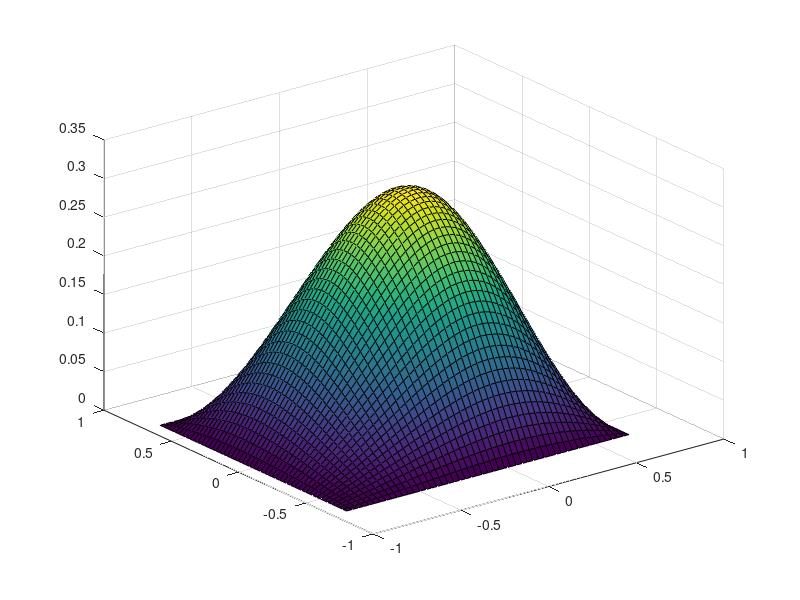

Write MATLAB code to recreate this figure.
%% LECTURE 15 - 2D PDE - Noé Debrois - 13/11/2024
% This code implements the pricing of a Knock&Out Call Option on a Basket
% of two Underlying Assets which are NOT CORRELATED. See the other file for
% the case with correlation. We use a PDE method here with discretisation.
%%%%%%%%%%%%%%%%%%%%%%%%%%%%%%%%%%%%%%%%%%%%%%%%%%%%%%%%%%%%%%%%%%%%%%%%%%%
close all; clear;
%
%% Parameters :
% Option parameters :
T = 1;
S10 = 2; S20 = 1; % Initial asset prices
% w1 = w2 = 1/2 here : cf the bottom of this file.
K = 0.9;
D1 = 0.8; U1 = 4; D2 = 0.5; U2 = 2; % Up and Down barriers for the 2 assets
r = 0.001; sigma1 = 0.6; sigma2 = 0.4;

% Space grid parameters :
x1min = log(D1 / S10); x1max = log(U1 / S10);
x2min = log(D2 / S20); x2max = log(U2 / S20);
N1 = 50; N2 = 50; % Number of points in each axis.
x1 = linspace(x1min, x1max, N1 + 1); dx1 = x1(2) - x1(1);
x2 = linspace(x2min, x2max, N2 + 1); dx2 = x2(2) - x2(1);
num_points = (N1 + 1) * (N2 + 1); % Total number of nodes in the grid

% Time grid parameters :
Mt = 100; dt = T/Mt;
%
%% Build the grid :
%%%%%%%%%%%%%%%%%%%%%%%%%%%%%%%%%%%%%%%%%%%%%%%
%               i+1
%   i-(N2-1)     i    i+(N2+1)
%               i-1
%%%%%%%%%%%%%%%%%%%%%%%%%%%%%%%%%%%%%%%%%%%%%%%
% Boundaries :
% We have to be able to know WHEN we are on the boundary of the domain : we
% have 4 edges that we call West, South, North, East.
W = [1:N2 + 1]; % West boundary
S = [1:N2 + 1:num_points]; % South
N = [(N2 + 1):N2 + 1:num_points]; % North
E = [S(end) + (0:N2)]; % East
Boundary = sort(unique([N E S W]));

% Matrix M is built according to the equation and its discretization :
M = spalloc(num_points, num_points, num_points * 5);
for i=1:num_points
    if min(abs(i-Boundary))==0 % i is a boundary index
        M(i,i) = 1;
    else
        %
        % Look at the coefficients in the discretized equation : here they
        % are implemented. cf bottom of page 67 in my notes (PDE.pdf).
        % For example : M(i, i) contains the coeffs that multiply V_j_i.
        %
        % time derivative
        M(i,i) = -1 / dt;
        % no derivative term
        M(i,i) = M(i,i) - r;
        % first order derivative w.r.t x1
        M(i, i + (N2 + 1)) = (r - sigma1^2 / 2) / (2 * dx1);
        M(i, i - (N2 + 1)) = - (r - sigma1^2 / 2) / (2 * dx1);
        % first order derivative w.r.t x2
        M(i, i + 1) = (r - sigma2^2 / 2) / (2 * dx2);
        M(i, i - 1) = - (r - sigma2^2 / 2) / (2 * dx2);
        % second order derivative w.r.t x1
        M(i, i + (N2 + 1)) = M(i, i + (N2 + 1)) + (sigma1^2 / 2) / dx1^2;
        M(i, i) = M(i, i) - 2 * (sigma1^2 / 2) / dx1^2;
        M(i, i - (N2 + 1)) = M(i, i - (N2 + 1)) + (sigma1^2 / 2) / dx1^2;
        % second order derivative w.r.t x2
        M(i, i + 1) = M(i, i + 1) + (sigma2^2 / 2) / dx2^2;
        M(i, i) = M(i, i) - 2 * (sigma2^2 / 2) / dx2^2;
        M(i, i - 1) = M(i, i - 1) + (sigma2^2 / 2) / dx2^2;
    end
end
%
%% Backward in time procedure
[X1, X2] = meshgrid(x1, x2); % This gives us 2 matrices : coordinates of both x1 and x2.
V = max(0.5 * (S10 * exp(X1(:)) + S20 * exp(X2(:))) - K, 0); % (w1 = w2 = 1/2)
V(Boundary) = 0;
for j=Mt:-1:1
    rhs = - V / dt; 
    rhs(Boundary) = 0; % Boundary Condition
    V = M \ rhs;
end
Vmat = reshape(V, size(X1));
%
%% Plot
figure
surf(X1, X2, Vmat) % Get the price surface
price = griddata(S10 * exp(X1), S20 * exp(X2), Vmat, S10, S20) % Get the price